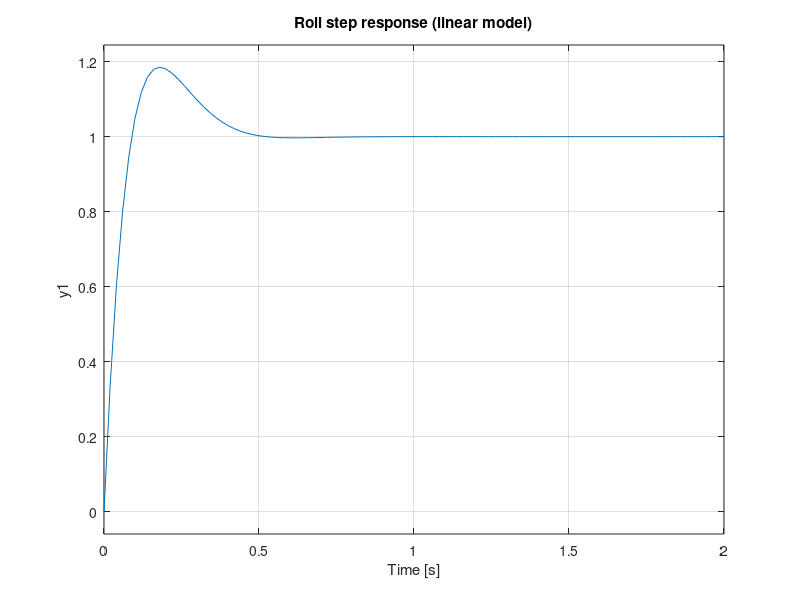
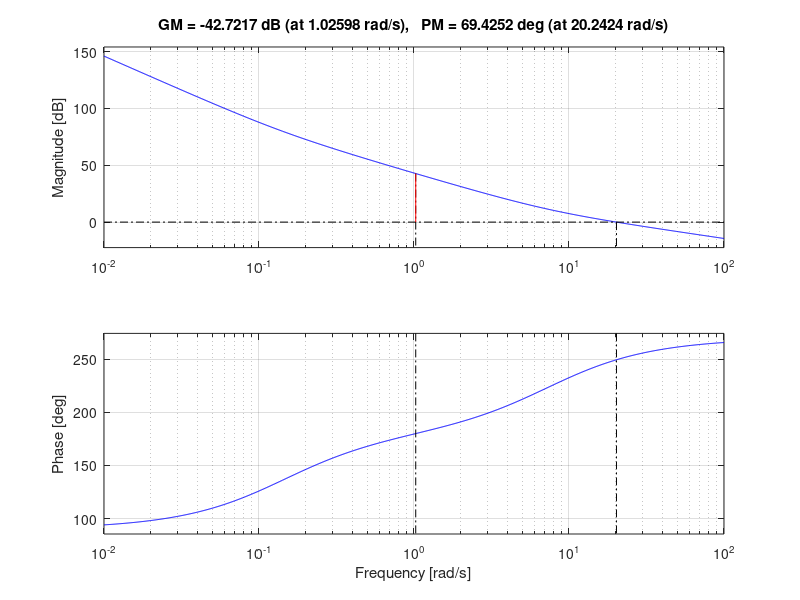
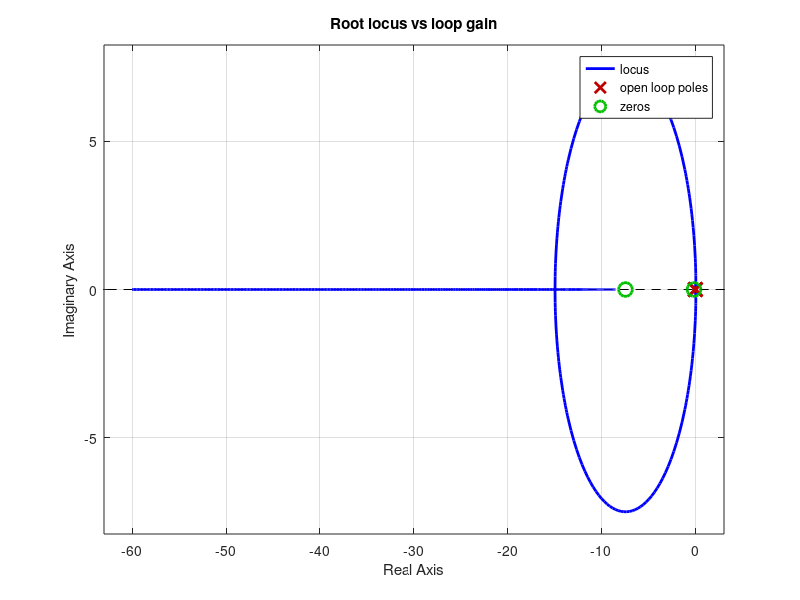

Write MATLAB code to recreate these figures, in order.
% Linear stability of one quadrotor attitude axis (roll) with a PID controller.
% Plant linearised at hover: I * phi_ddot = tau  ->  G(s) = 1 / (I s^2)
% Same gains as quadrotor/controller.py (torque = I * (Kp e + Ki/s e - Kd s phi)).
% Requires the Control System Toolbox.

Ixx = 0.0082;           % kg.m^2
Kp = 144; Ki = 20; Kd = 19;

G  = tf(1, [Ixx 0 0]);              % torque -> roll angle
C  = Ixx * tf([Kd Kp Ki], [1 0]);   % PID scaled by inertia
T  = feedback(C * G, 1);            % closed loop (derivative on error, for analysis)

disp('Closed-loop poles:'); disp(pole(T));
fprintf('Routh-Hurwitz condition Kd*Kp > Ki: %d\n', Kd*Kp > Ki);

figure; step(T, 2); grid on; title('Roll step response (linear model)');
figure; margin(C * G); grid on;      % gain and phase margins
figure; rlocus(G * tf([Kd Kp Ki], [1 0]) * Ixx); title('Root locus vs loop gain');
